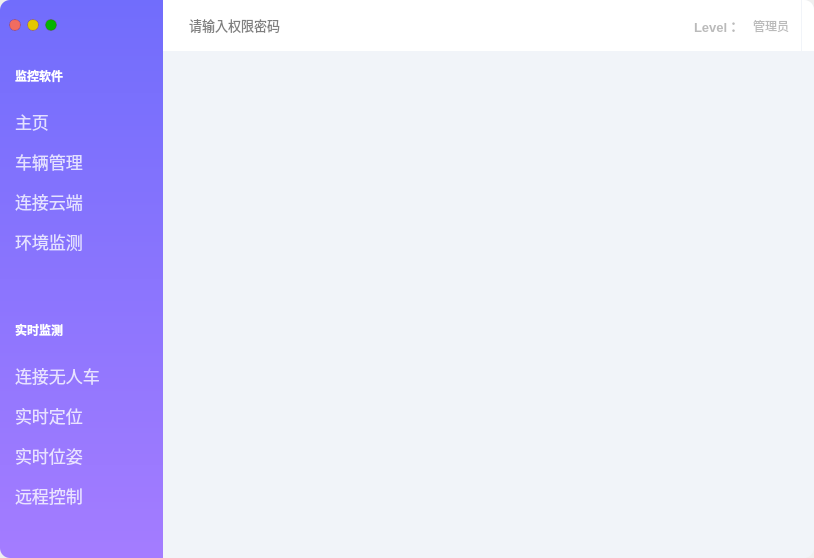
<?xml version="1.0" encoding="UTF-8"?>
<ui version="4.0">
 <class>MainWindow</class>
 <widget class="QMainWindow" name="MainWindow">
  <property name="geometry">
   <rect>
    <x>0</x>
    <y>0</y>
    <width>814</width>
    <height>558</height>
   </rect>
  </property>
  <property name="windowTitle">
   <string>MainWindow</string>
  </property>
  <widget class="QWidget" name="centralwidget">
   <layout class="QHBoxLayout" name="horizontalLayout_20">
    <property name="spacing">
     <number>0</number>
    </property>
    <property name="leftMargin">
     <number>0</number>
    </property>
    <property name="topMargin">
     <number>0</number>
    </property>
    <property name="rightMargin">
     <number>0</number>
    </property>
    <property name="bottomMargin">
     <number>0</number>
    </property>
    <item>
     <widget class="QFrame" name="frame">
      <property name="styleSheet">
       <string notr="true">QFrame{
	background-color: rgba(255, 255, 255, 0);
	border:none;
}</string>
      </property>
      <property name="frameShape">
       <enum>QFrame::StyledPanel</enum>
      </property>
      <property name="frameShadow">
       <enum>QFrame::Raised</enum>
      </property>
      <layout class="QHBoxLayout" name="horizontalLayout_2" stretch="1,4">
       <property name="spacing">
        <number>0</number>
       </property>
       <property name="leftMargin">
        <number>0</number>
       </property>
       <property name="topMargin">
        <number>0</number>
       </property>
       <property name="rightMargin">
        <number>0</number>
       </property>
       <property name="bottomMargin">
        <number>0</number>
       </property>
       <item>
        <widget class="QFrame" name="frame_3">
         <property name="styleSheet">
          <string notr="true">QFrame#frame_3{
	background-color: qlineargradient(x0:0, y0:1, x2:0, y2:1,stop:0 rgb(113, 109, 252), stop:1 rgb(164, 124, 255));
border-top-left-radius:10px;
border-top-right-radius:0px;
border-bottom-right-radius:0px;
border-bottom-left-radius:10px;

}</string>
         </property>
         <property name="frameShape">
          <enum>QFrame::StyledPanel</enum>
         </property>
         <property name="frameShadow">
          <enum>QFrame::Raised</enum>
         </property>
         <layout class="QVBoxLayout" name="verticalLayout" stretch="1,1,4,1,4">
          <property name="spacing">
           <number>0</number>
          </property>
          <property name="leftMargin">
           <number>0</number>
          </property>
          <property name="topMargin">
           <number>0</number>
          </property>
          <property name="rightMargin">
           <number>0</number>
          </property>
          <property name="bottomMargin">
           <number>0</number>
          </property>
          <item>
           <widget class="QFrame" name="frame_2">
            <property name="frameShape">
             <enum>QFrame::StyledPanel</enum>
            </property>
            <property name="frameShadow">
             <enum>QFrame::Raised</enum>
            </property>
            <layout class="QHBoxLayout" name="horizontalLayout">
             <item>
              <widget class="QPushButton" name="pushButton_red">
               <property name="minimumSize">
                <size>
                 <width>12</width>
                 <height>12</height>
                </size>
               </property>
               <property name="maximumSize">
                <size>
                 <width>12</width>
                 <height>12</height>
                </size>
               </property>
               <property name="styleSheet">
                <string notr="true">QPushButton{
	
	background-color: rgb(240, 108, 96);
border:1px solid rgba(113, 17, 15,50);
border-radius:6px;
}
QPushButton:hover {
background-color:rgb(139, 29, 31)
	
}
QPushButton:pressed {
	background-color: rgb(232, 59, 35);
}
</string>
               </property>
               <property name="text">
                <string/>
               </property>
              </widget>
             </item>
             <item>
              <widget class="QPushButton" name="pushButton_yellow">
               <property name="minimumSize">
                <size>
                 <width>12</width>
                 <height>12</height>
                </size>
               </property>
               <property name="maximumSize">
                <size>
                 <width>12</width>
                 <height>12</height>
                </size>
               </property>
               <property name="styleSheet">
                <string notr="true">QPushButton{
	
	background-color: rgb(227, 199, 0);
border:1px solid rgba(113, 17, 15,50);
border-radius:6px;
}
QPushButton:hover {
background-color:rgb(139, 29, 31)
	
}
QPushButton:pressed {
	background-color: rgb(232, 59, 35);
}
</string>
               </property>
               <property name="text">
                <string/>
               </property>
              </widget>
             </item>
             <item>
              <widget class="QPushButton" name="pushButton_green">
               <property name="minimumSize">
                <size>
                 <width>12</width>
                 <height>12</height>
                </size>
               </property>
               <property name="maximumSize">
                <size>
                 <width>12</width>
                 <height>12</height>
                </size>
               </property>
               <property name="styleSheet">
                <string notr="true">QPushButton{
	
	background-color: rgb(4, 180, 0);
border:1px solid rgba(113, 17, 15,50);
border-radius:6px;
}
QPushButton:hover {
background-color:rgb(139, 29, 31)
	
}
QPushButton:pressed {
	background-color: rgb(232, 59, 35);
}
</string>
               </property>
               <property name="text">
                <string/>
               </property>
              </widget>
             </item>
             <item>
              <spacer name="horizontalSpacer_2">
               <property name="orientation">
                <enum>Qt::Horizontal</enum>
               </property>
               <property name="sizeHint" stdset="0">
                <size>
                 <width>40</width>
                 <height>20</height>
                </size>
               </property>
              </spacer>
             </item>
            </layout>
           </widget>
          </item>
          <item>
           <widget class="QLabel" name="label_theme">
            <property name="font">
             <font>
              <weight>75</weight>
              <bold>true</bold>
             </font>
            </property>
            <property name="styleSheet">
             <string notr="true">color: rgb(255, 255, 255);
padding-left:12px;</string>
            </property>
            <property name="text">
             <string>监控软件</string>
            </property>
           </widget>
          </item>
          <item>
           <widget class="QListWidget" name="listWidget_static">
            <property name="minimumSize">
             <size>
              <width>0</width>
              <height>0</height>
             </size>
            </property>
            <property name="maximumSize">
             <size>
              <width>16777</width>
              <height>16777215</height>
             </size>
            </property>
            <property name="font">
             <font>
              <family>Lucida Grande</family>
              <pointsize>13</pointsize>
              <weight>50</weight>
              <italic>false</italic>
              <bold>false</bold>
              <underline>false</underline>
              <strikeout>false</strikeout>
             </font>
            </property>
            <property name="styleSheet">
             <string notr="true">QListView {
	border-radius: 20px;
	color: rgba(255, 255, 255,200);
	background-color: transparent
}
QListView::item{
background-color: transparent;
height:40px;
padding-left:12px;
}
QListView::item:hover {
	background-color: rgba(130, 117, 255, 87);

}
QListView::item:selected {
	/*background-color: transparent;*/
	background-color: rgba(187, 170, 254,150);
	color: rgba(255, 255, 255,255);
border-left: 2px solid rgb(255, 255, 255)


}
</string>
            </property>
            <property name="frameShadow">
             <enum>QFrame::Sunken</enum>
            </property>
            <property name="verticalScrollBarPolicy">
             <enum>Qt::ScrollBarAlwaysOff</enum>
            </property>
            <property name="horizontalScrollBarPolicy">
             <enum>Qt::ScrollBarAlwaysOff</enum>
            </property>
            <property name="autoScrollMargin">
             <number>16</number>
            </property>
            <property name="selectionBehavior">
             <enum>QAbstractItemView::SelectRows</enum>
            </property>
            <property name="verticalScrollMode">
             <enum>QAbstractItemView::ScrollPerItem</enum>
            </property>
            <property name="horizontalScrollMode">
             <enum>QAbstractItemView::ScrollPerItem</enum>
            </property>
            <property name="movement">
             <enum>QListView::Static</enum>
            </property>
            <property name="flow">
             <enum>QListView::TopToBottom</enum>
            </property>
            <property name="isWrapping" stdset="0">
             <bool>false</bool>
            </property>
            <property name="resizeMode">
             <enum>QListView::Adjust</enum>
            </property>
            <property name="layoutMode">
             <enum>QListView::SinglePass</enum>
            </property>
            <property name="spacing">
             <number>0</number>
            </property>
            <property name="viewMode">
             <enum>QListView::ListMode</enum>
            </property>
            <property name="modelColumn">
             <number>0</number>
            </property>
            <property name="batchSize">
             <number>100</number>
            </property>
            <property name="currentRow">
             <number>-1</number>
            </property>
            <property name="sortingEnabled">
             <bool>false</bool>
            </property>
            <property name="IconSize" stdset="0">
             <size>
              <width>128</width>
              <height>128</height>
             </size>
            </property>
            <item>
             <property name="text">
              <string>主页</string>
             </property>
             <property name="icon">
              <iconset>
               <normaloff>:/buttom_white/img/buttom_white/温室房_green-house.svg</normaloff>:/buttom_white/img/buttom_white/温室房_green-house.svg</iconset>
             </property>
             <property name="flags">
              <set>ItemIsSelectable|ItemIsEditable|ItemIsDragEnabled|ItemIsUserCheckable|ItemIsEnabled</set>
             </property>
            </item>
            <item>
             <property name="text">
              <string>车辆管理</string>
             </property>
             <property name="icon">
              <iconset>
               <normaloff>:/buttom_white/img/buttom_white/沟通_communication.svg</normaloff>:/buttom_white/img/buttom_white/沟通_communication.svg</iconset>
             </property>
            </item>
            <item>
             <property name="text">
              <string>连接云端</string>
             </property>
             <property name="icon">
              <iconset>
               <normaloff>:/buttom_white/img/buttom_white/个人隐私_personal-privacy.svg</normaloff>:/buttom_white/img/buttom_white/个人隐私_personal-privacy.svg</iconset>
             </property>
            </item>
            <item>
             <property name="text">
              <string>环境监测</string>
             </property>
             <property name="icon">
              <iconset>
               <normaloff>:/buttom_white/img/buttom_white/文档架子_document-folder.svg</normaloff>:/buttom_white/img/buttom_white/文档架子_document-folder.svg</iconset>
             </property>
            </item>
            <item>
             <property name="text">
              <string/>
             </property>
             <property name="icon">
              <iconset>
               <normaloff>:/buttom_white/img/buttom_white/交叉环_cross-ring.svg</normaloff>:/buttom_white/img/buttom_white/交叉环_cross-ring.svg</iconset>
             </property>
            </item>
           </widget>
          </item>
          <item>
           <widget class="QLabel" name="label_realtime">
            <property name="font">
             <font>
              <weight>75</weight>
              <bold>true</bold>
             </font>
            </property>
            <property name="styleSheet">
             <string notr="true">color: rgb(255, 255, 255);
padding-left:12px;</string>
            </property>
            <property name="text">
             <string>实时监测</string>
            </property>
           </widget>
          </item>
          <item>
           <widget class="QListWidget" name="listWidget_dynamic">
            <property name="minimumSize">
             <size>
              <width>0</width>
              <height>0</height>
             </size>
            </property>
            <property name="maximumSize">
             <size>
              <width>16777</width>
              <height>16777215</height>
             </size>
            </property>
            <property name="font">
             <font>
              <family>Lucida Grande</family>
              <pointsize>13</pointsize>
              <weight>50</weight>
              <italic>false</italic>
              <bold>false</bold>
              <underline>false</underline>
              <strikeout>false</strikeout>
             </font>
            </property>
            <property name="styleSheet">
             <string notr="true">QListView {
	border-radius: 20px;
	color: rgba(255, 255, 255,200);
	background-color: transparent
}
QListView::item{
background-color: transparent;
height:40px;
padding-left:12px;
}
QListView::item:hover {
	background-color: rgba(130, 117, 255, 87);

}
QListView::item:selected {
	/*background-color: transparent;*/
	background-color: rgba(187, 170, 254,150);
	color: rgba(255, 255, 255,255);
border-left: 2px solid rgb(255, 255, 255)


}
</string>
            </property>
            <property name="frameShadow">
             <enum>QFrame::Sunken</enum>
            </property>
            <property name="verticalScrollBarPolicy">
             <enum>Qt::ScrollBarAlwaysOff</enum>
            </property>
            <property name="horizontalScrollBarPolicy">
             <enum>Qt::ScrollBarAlwaysOff</enum>
            </property>
            <property name="autoScrollMargin">
             <number>16</number>
            </property>
            <property name="selectionBehavior">
             <enum>QAbstractItemView::SelectRows</enum>
            </property>
            <property name="verticalScrollMode">
             <enum>QAbstractItemView::ScrollPerItem</enum>
            </property>
            <property name="horizontalScrollMode">
             <enum>QAbstractItemView::ScrollPerItem</enum>
            </property>
            <property name="movement">
             <enum>QListView::Static</enum>
            </property>
            <property name="flow">
             <enum>QListView::TopToBottom</enum>
            </property>
            <property name="isWrapping" stdset="0">
             <bool>false</bool>
            </property>
            <property name="resizeMode">
             <enum>QListView::Adjust</enum>
            </property>
            <property name="layoutMode">
             <enum>QListView::SinglePass</enum>
            </property>
            <property name="spacing">
             <number>0</number>
            </property>
            <property name="viewMode">
             <enum>QListView::ListMode</enum>
            </property>
            <property name="modelColumn">
             <number>0</number>
            </property>
            <property name="batchSize">
             <number>100</number>
            </property>
            <property name="currentRow">
             <number>-1</number>
            </property>
            <property name="sortingEnabled">
             <bool>false</bool>
            </property>
            <property name="IconSize" stdset="0">
             <size>
              <width>128</width>
              <height>128</height>
             </size>
            </property>
            <item>
             <property name="text">
              <string>连接无人车</string>
             </property>
             <property name="icon">
              <iconset>
               <normaloff>:/buttom_white/img/buttom_white/感应锁_induction-lock.svg</normaloff>:/buttom_white/img/buttom_white/感应锁_induction-lock.svg</iconset>
             </property>
             <property name="flags">
              <set>ItemIsSelectable|ItemIsEditable|ItemIsDragEnabled|ItemIsUserCheckable|ItemIsEnabled</set>
             </property>
            </item>
            <item>
             <property name="text">
              <string>实时定位</string>
             </property>
             <property name="icon">
              <iconset>
               <normaloff>:/buttom_white/img/buttom_white/上课铃_bell-ring.svg</normaloff>:/buttom_white/img/buttom_white/上课铃_bell-ring.svg</iconset>
             </property>
            </item>
            <item>
             <property name="text">
              <string>实时位姿</string>
             </property>
             <property name="icon">
              <iconset>
               <normaloff>:/buttom_white/img/buttom_white/思考问题_thinking-problem.svg</normaloff>:/buttom_white/img/buttom_white/思考问题_thinking-problem.svg</iconset>
             </property>
            </item>
            <item>
             <property name="text">
              <string>远程控制</string>
             </property>
             <property name="icon">
              <iconset>
               <normaloff>:/buttom_white/img/buttom_white/程序问题_bug.svg</normaloff>:/buttom_white/img/buttom_white/程序问题_bug.svg</iconset>
             </property>
            </item>
            <item>
             <property name="text">
              <string/>
             </property>
             <property name="icon">
              <iconset>
               <normaloff>:/buttom_white/img/buttom_white/保存硬盘_save-one.svg</normaloff>:/buttom_white/img/buttom_white/保存硬盘_save-one.svg</iconset>
             </property>
            </item>
           </widget>
          </item>
         </layout>
        </widget>
       </item>
       <item>
        <widget class="QFrame" name="frame_4">
         <property name="styleSheet">
          <string notr="true">QFrame#frame_4{border-top-left-radius:0px;
border-top-right-radius:10px;
border-bottom-right-radius:10px;
border-bottom-left-radius:0px;

	background-color: rgb(241, 244, 249)
}</string>
         </property>
         <property name="frameShape">
          <enum>QFrame::StyledPanel</enum>
         </property>
         <property name="frameShadow">
          <enum>QFrame::Raised</enum>
         </property>
         <layout class="QVBoxLayout" name="verticalLayout_12" stretch="1,10">
          <property name="spacing">
           <number>0</number>
          </property>
          <property name="leftMargin">
           <number>0</number>
          </property>
          <property name="topMargin">
           <number>0</number>
          </property>
          <property name="rightMargin">
           <number>0</number>
          </property>
          <property name="bottomMargin">
           <number>0</number>
          </property>
          <item>
           <widget class="QFrame" name="frame_5">
            <property name="styleSheet">
             <string notr="true">background-color: rgb(255, 255, 255);
border-top-left-radius:0px;
border-top-right-radius:10px;
border-bottom-right-radius:0px;
border-bottom-left-radius:0px;</string>
            </property>
            <property name="frameShape">
             <enum>QFrame::StyledPanel</enum>
            </property>
            <property name="frameShadow">
             <enum>QFrame::Raised</enum>
            </property>
            <layout class="QHBoxLayout" name="horizontalLayout_5" stretch="1,0,0,0">
             <property name="spacing">
              <number>12</number>
             </property>
             <property name="leftMargin">
              <number>0</number>
             </property>
             <property name="topMargin">
              <number>0</number>
             </property>
             <property name="rightMargin">
              <number>12</number>
             </property>
             <property name="bottomMargin">
              <number>0</number>
             </property>
             <item>
              <layout class="QHBoxLayout" name="horizontalLayout_4" stretch="0">
               <property name="spacing">
                <number>0</number>
               </property>
               <property name="leftMargin">
                <number>12</number>
               </property>
               <property name="rightMargin">
                <number>12</number>
               </property>
               <item>
                <widget class="QLineEdit" name="lineEdit_code">
                 <property name="minimumSize">
                  <size>
                   <width>0</width>
                   <height>32</height>
                  </size>
                 </property>
                 <property name="font">
                  <font>
                   <pointsize>10</pointsize>
                  </font>
                 </property>
                 <property name="styleSheet">
                  <string notr="true">background-color: rgba(255, 255, 255, 0);
margin-left:12px;
border:none;</string>
                 </property>
                 <property name="placeholderText">
                  <string>请输入权限密码</string>
                 </property>
                 <property name="clearButtonEnabled">
                  <bool>true</bool>
                 </property>
                </widget>
               </item>
              </layout>
             </item>
             <item>
              <widget class="QLabel" name="label_3">
               <property name="font">
                <font>
                 <pointsize>10</pointsize>
                 <weight>75</weight>
                 <bold>true</bold>
                </font>
               </property>
               <property name="styleSheet">
                <string notr="true">color: rgb(186, 186, 186);</string>
               </property>
               <property name="text">
                <string>Level：</string>
               </property>
              </widget>
             </item>
             <item>
              <widget class="QLabel" name="label_level">
               <property name="styleSheet">
                <string notr="true">color: rgb(186, 186, 186);</string>
               </property>
               <property name="text">
                <string>管理员</string>
               </property>
              </widget>
             </item>
             <item>
              <widget class="Line" name="line">
               <property name="maximumSize">
                <size>
                 <width>1</width>
                 <height>16777215</height>
                </size>
               </property>
               <property name="styleSheet">
                <string notr="true">background-color: rgb(241, 244, 249)</string>
               </property>
               <property name="orientation">
                <enum>Qt::Vertical</enum>
               </property>
              </widget>
             </item>
            </layout>
           </widget>
          </item>
          <item>
           <layout class="QVBoxLayout" name="verticalLayout_13" stretch="1,0">
            <property name="spacing">
             <number>0</number>
            </property>
            <item>
             <layout class="QHBoxLayout" name="horizontalLayout_12">
              <property name="spacing">
               <number>0</number>
              </property>
              <item>
               <widget class="QFrame" name="frame_19">
                <property name="minimumSize">
                 <size>
                  <width>0</width>
                  <height>0</height>
                 </size>
                </property>
                <property name="frameShape">
                 <enum>QFrame::StyledPanel</enum>
                </property>
                <property name="frameShadow">
                 <enum>QFrame::Raised</enum>
                </property>
                <layout class="QHBoxLayout" name="horizontalLayout_3">
                 <property name="spacing">
                  <number>0</number>
                 </property>
                 <property name="leftMargin">
                  <number>0</number>
                 </property>
                 <property name="topMargin">
                  <number>0</number>
                 </property>
                 <property name="rightMargin">
                  <number>0</number>
                 </property>
                 <property name="bottomMargin">
                  <number>0</number>
                 </property>
                 <item>
                  <widget class="QFrame" name="frame_show">
                   <property name="styleSheet">
                    <string notr="true">QFrame#frame_6{border-top-left-radius:0px;
border-top-right-radius:0px;
border-bottom-right-radius:10px;
border-bottom-left-radius:0px;
	background-color: rgb(241, 244, 249);

}</string>
                   </property>
                   <property name="frameShape">
                    <enum>QFrame::StyledPanel</enum>
                   </property>
                   <property name="frameShadow">
                    <enum>QFrame::Raised</enum>
                   </property>
                   <layout class="QVBoxLayout" name="verticalLayout_11">
                    <property name="topMargin">
                     <number>24</number>
                    </property>
                   </layout>
                  </widget>
                 </item>
                </layout>
               </widget>
              </item>
              <item>
               <widget class="QFrame" name="frame_changeHor">
                <property name="minimumSize">
                 <size>
                  <width>21</width>
                  <height>0</height>
                 </size>
                </property>
                <property name="maximumSize">
                 <size>
                  <width>21</width>
                  <height>16777215</height>
                 </size>
                </property>
                <property name="cursor">
                 <cursorShape>SizeHorCursor</cursorShape>
                </property>
                <property name="frameShape">
                 <enum>QFrame::StyledPanel</enum>
                </property>
                <property name="frameShadow">
                 <enum>QFrame::Raised</enum>
                </property>
               </widget>
              </item>
             </layout>
            </item>
            <item>
             <layout class="QHBoxLayout" name="horizontalLayout_13">
              <property name="spacing">
               <number>0</number>
              </property>
              <item>
               <widget class="QFrame" name="frame_changeVer">
                <property name="minimumSize">
                 <size>
                  <width>0</width>
                  <height>21</height>
                 </size>
                </property>
                <property name="maximumSize">
                 <size>
                  <width>16777215</width>
                  <height>21</height>
                 </size>
                </property>
                <property name="cursor">
                 <cursorShape>SizeVerCursor</cursorShape>
                </property>
                <property name="frameShape">
                 <enum>QFrame::StyledPanel</enum>
                </property>
                <property name="frameShadow">
                 <enum>QFrame::Raised</enum>
                </property>
               </widget>
              </item>
              <item>
               <widget class="QFrame" name="frame_changerAll">
                <property name="minimumSize">
                 <size>
                  <width>21</width>
                  <height>21</height>
                 </size>
                </property>
                <property name="maximumSize">
                 <size>
                  <width>21</width>
                  <height>21</height>
                 </size>
                </property>
                <property name="cursor">
                 <cursorShape>SizeFDiagCursor</cursorShape>
                </property>
                <property name="frameShape">
                 <enum>QFrame::StyledPanel</enum>
                </property>
                <property name="frameShadow">
                 <enum>QFrame::Raised</enum>
                </property>
               </widget>
              </item>
             </layout>
            </item>
           </layout>
          </item>
         </layout>
        </widget>
       </item>
      </layout>
     </widget>
    </item>
   </layout>
  </widget>
 </widget>
 <resources>
  <include location="resources.qrc"/>
 </resources>
 <connections/>
</ui>
